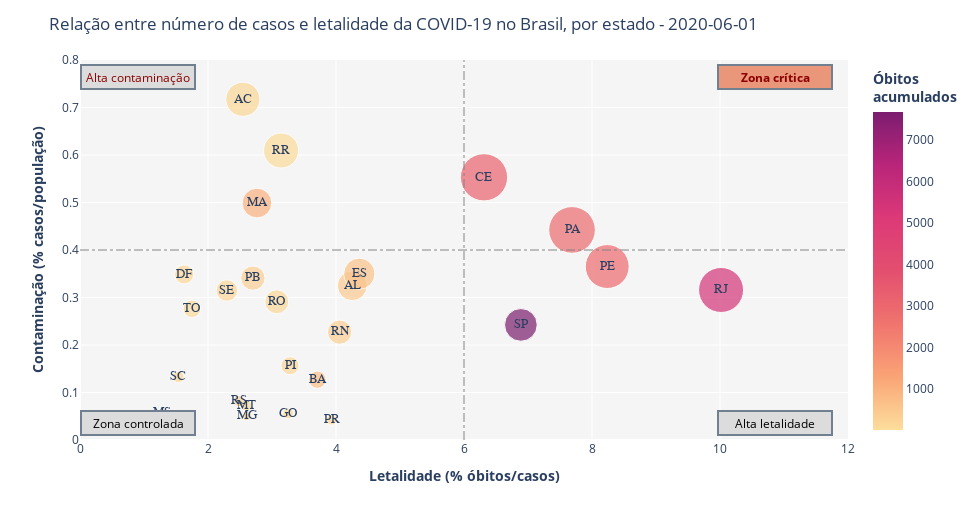

The code cell stored with this chart in its notebook:
### Code cell
fig = px.scatter(normalCovid, x='lethality_pct', y='contamRate',
                 size='deathRate', color='obitosAcumulado', text='estado',
                 size_max=40, color_continuous_scale='Sunsetdark')

fig.update_traces(textposition='middle center',
                  textfont=dict(family="sans serif",
                                size=13))

fig.update_layout(
    ## Chart general set:
    height=520,
    width=980,
    plot_bgcolor='rgb(245,245,245)',
    title_text='Relação entre número de casos e letalidade da COVID-19 no Brasil, por estado - {0}'.format(lastDay.date()),
    xaxis_title="<b>Letalidade (% óbitos/casos)</b>",
    yaxis_title="<b>Contaminação (% casos/população)</b>",
    hovermode=False,  #Disable the hover information.
    ## Axis ranges:
    xaxis=dict(
        autorange=False,
        range=[0, 12],
        type="linear"
    ),
    yaxis=dict(
        autorange=False,
        range=[0, 0.8],
        type="linear"),
    ## Adjusting the colorbar title:
    coloraxis=dict(
        colorbar=dict(
            title=dict(
                text='<b>Óbitos <br>acumulados</b>'
            )
        )),
    ## Vertical and horizontal lines
    shapes=[
        dict(
          type= 'line',
          yref= 'y', y0= 0, y1= 0.8,
          xref= 'x', x0= 6, x1= 6,
          line=dict(
                color="gray",
                width=1,
                dash="dashdot",
                )),
        dict(
          type= 'line',
          yref= 'y', y0= 0.4, y1= 0.4,
          xref= 'x', x0= 0, x1= 12,
          line=dict(
                color="gray",
                width=1,
                dash="dashdot",
                ))
        ],    
    ## Points annotations:
    annotations=[
        go.layout.Annotation(
            text='<b>Zona crítica</b>',
            align='center',
            showarrow=False,
            xref='paper',
            yref='paper',
            x=.98,
            y=.99,
            bordercolor='#708090',
            borderwidth=2,
            bgcolor='#E9967A',
            font=dict(
                color='DarkRed'),
            width=110,
            height=20),
        go.layout.Annotation(
            text='Alta letalidade',
            align='center',
            showarrow=False,
            xref='paper',
            yref='paper',
            x=.98,
            y=.01,
            bordercolor='#708090',
            borderwidth=2,
            bgcolor='#DCDCDC',
            font=dict(
                color='black'),
            width=110,
            height=20),
        go.layout.Annotation(
            text='Alta contaminação',
            align='center',
            showarrow=False,
            xref='paper',
            yref='paper',
            x=0,
            y=.99,
            bordercolor='#708090',
            borderwidth=2,
            bgcolor='#DCDCDC',
            font=dict(
                color='DarkRed'),
            width=110,
            height=20),
        go.layout.Annotation(
            text='Zona controlada',
            align='center',
            showarrow=False,
            xref='paper',
            yref='paper',
            x=0,
            y=.01,
            bordercolor='#708090',
            borderwidth=2,
            bgcolor='#DCDCDC',
            font=dict(
                color='black'),
            width=110,
            height=20),
    ]
)

fig.show()

### Figure 1 — Plotly figure (JSON) as saved in the notebook; plotly's stock layout.template omitted (floating-point values rounded to 4 significant figures)
{"data": [{"hovertemplate": "lethality_pct=%{x}<br>contamRate=%{y}<br>deathRate=%{marker.size}<br>estado=%{text}<br>obitosAcumulado=%{marker.color}<extra></extra>", "legendgroup": "", "marker": {"color": [159, 161, 2071, 116, 2925, 228, 76, 976, 168, 3188, 323, 370, 2875, 461, 166, 701, 278, 614, 5462, 7667, 190, 146, 232, 20, 66, 127, 171], "coloraxis": "coloraxis", "size": [0.008947, 0.01826, 0.04997, 0.01915, 0.034, 0.02696, 0.004832, 0.01379, 0.005133, 0.03491, 0.009211, 0.009208, 0.03008, 0.01381, 0.007221, 0.004713, 0.001313, 0.01528, 0.03164, 0.0167, 0.001662, 0.002038, 0.002039, 0.0007197, 0.001894, 0.00181, 0.005671], "sizemode": "area", "sizeref": 3.123e-05, "symbol": "circle"}, "mode": "markers+text", "name": "", "orientation": "v", "showlegend": false, "text": ["RO", "AC", "AM", "RR", "PA", "AP", "TO", "MA", "PI", "CE", "RN", "PB", "PE", "AL", "SE", "BA", "MG", "ES", "RJ", "SP", "PR", "SC", "RS", "MS", "MT", "GO", "DF"], "textfont": {"family": "sans serif", "size": 13}, "textposition": "middle center", "type": "scatter", "x": [3.074, 2.545, 4.958, 3.142, 7.688, 2.305, 1.749, 2.765, 3.282, 6.312, 4.056, 2.702, 8.238, 4.254, 2.295, 3.709, 2.605, 4.364, 10.02, 6.889, 3.93, 1.537, 2.486, 1.276, 2.597, 3.251, 1.627], "xaxis": "x", "y": [0.291, 0.7173, 1.008, 0.6095, 0.4422, 1.169, 0.2762, 0.4989, 0.1564, 0.553, 0.2271, 0.3408, 0.3652, 0.3247, 0.3147, 0.1271, 0.0504, 0.3501, 0.3158, 0.2424, 0.04229, 0.1326, 0.08202, 0.05642, 0.07292, 0.05565, 0.3486], "yaxis": "y"}], "layout": {"annotations": [{"align": "center", "bgcolor": "#E9967A", "bordercolor": "#708090", "borderwidth": 2, "font": {"color": "DarkRed"}, "height": 20, "showarrow": false, "text": "<b>Zona crítica</b>", "width": 110, "x": 0.98, "xref": "paper", "y": 0.99, "yref": "paper"}, {"align": "center", "bgcolor": "#DCDCDC", "bordercolor": "#708090", "borderwidth": 2, "font": {"color": "black"}, "height": 20, "showarrow": false, "text": "Alta letalidade", "width": 110, "x": 0.98, "xref": "paper", "y": 0.01, "yref": "paper"}, {"align": "center", "bgcolor": "#DCDCDC", "bordercolor": "#708090", "borderwidth": 2, "font": {"color": "DarkRed"}, "height": 20, "showarrow": false, "text": "Alta contaminação", "width": 110, "x": 0, "xref": "paper", "y": 0.99, "yref": "paper"}, {"align": "center", "bgcolor": "#DCDCDC", "bordercolor": "#708090", "borderwidth": 2, "font": {"color": "black"}, "height": 20, "showarrow": false, "text": "Zona controlada", "width": 110, "x": 0, "xref": "paper", "y": 0.01, "yref": "paper"}], "coloraxis": {"colorbar": {"title": {"text": "<b>Óbitos <br>acumulados</b>"}}, "colorscale": [[0, "rgb(252, 222, 156)"], [0.1667, "rgb(250, 164, 118)"], [0.3333, "rgb(240, 116, 110)"], [0.5, "rgb(227, 79, 111)"], [0.6667, "rgb(220, 57, 119)"], [0.8333, "rgb(185, 37, 122)"], [1, "rgb(124, 29, 111)"]]}, "height": 520, "hovermode": false, "legend": {"itemsizing": "constant", "tracegroupgap": 0}, "margin": {"t": 60}, "plot_bgcolor": "rgb(245,245,245)", "shapes": [{"line": {"color": "gray", "dash": "dashdot", "width": 1}, "type": "line", "x0": 6, "x1": 6, "xref": "x", "y0": 0, "y1": 0.8, "yref": "y"}, {"line": {"color": "gray", "dash": "dashdot", "width": 1}, "type": "line", "x0": 0, "x1": 12, "xref": "x", "y0": 0.4, "y1": 0.4, "yref": "y"}], "title": {"text": "Relação entre número de casos e letalidade da COVID-19 no Brasil, por estado - 2020-06-01"}, "width": 980, "xaxis": {"anchor": "y", "autorange": false, "domain": [0, 1], "range": [0, 12], "title": {"text": "<b>Letalidade (% óbitos/casos)</b>"}, "type": "linear"}, "yaxis": {"anchor": "x", "autorange": false, "domain": [0, 1], "range": [0, 0.8], "title": {"text": "<b>Contaminação (% casos/população)</b>"}, "type": "linear"}}}
